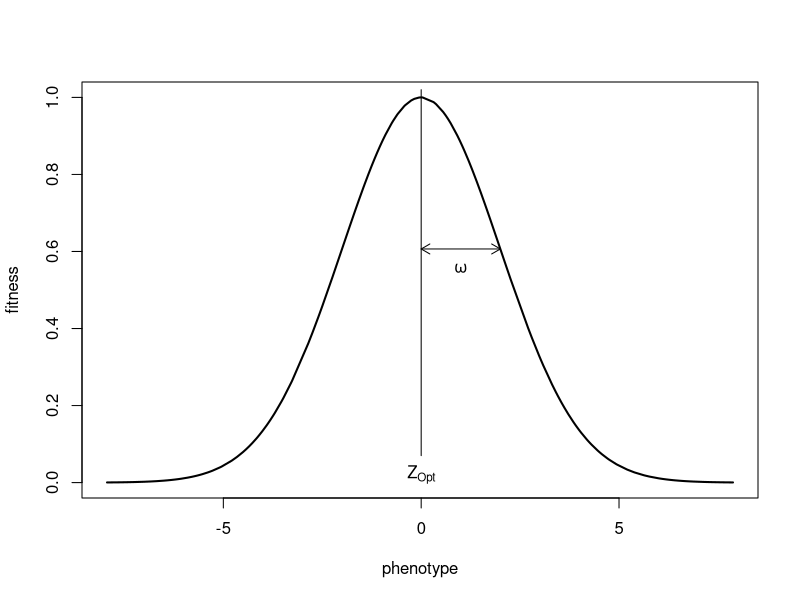
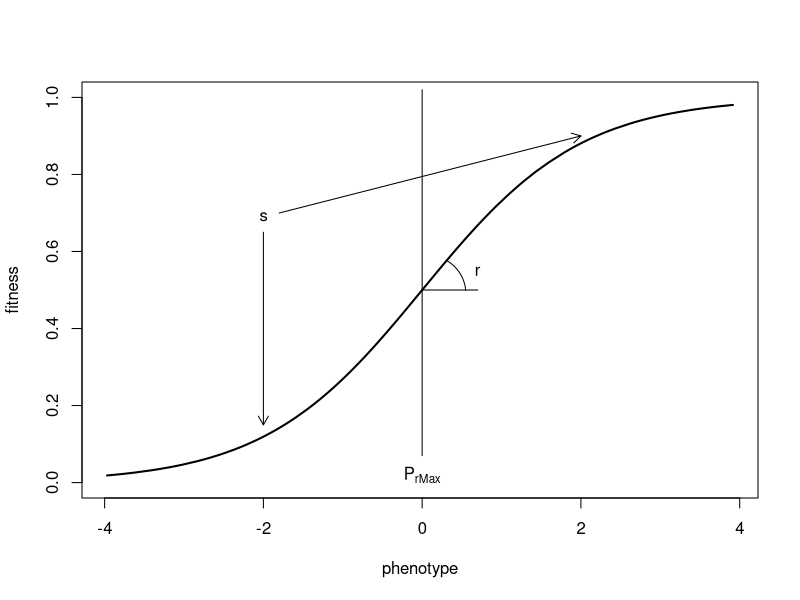
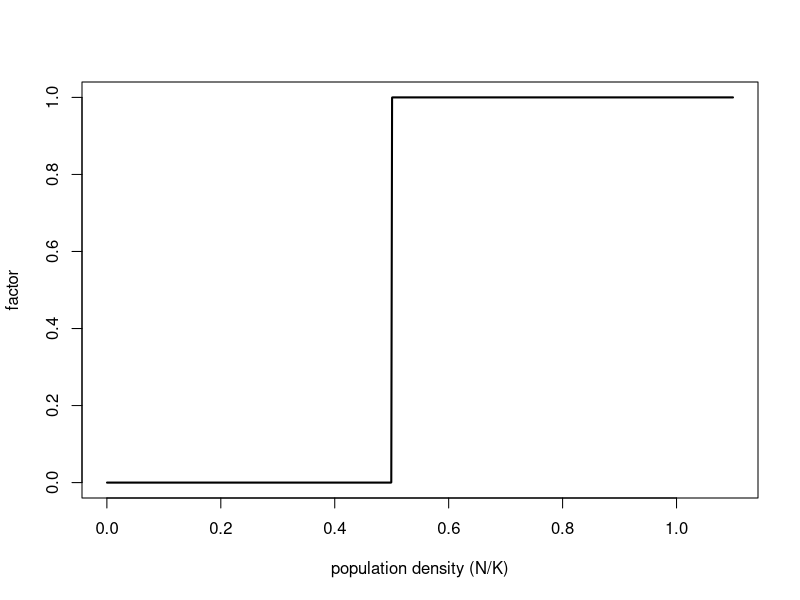
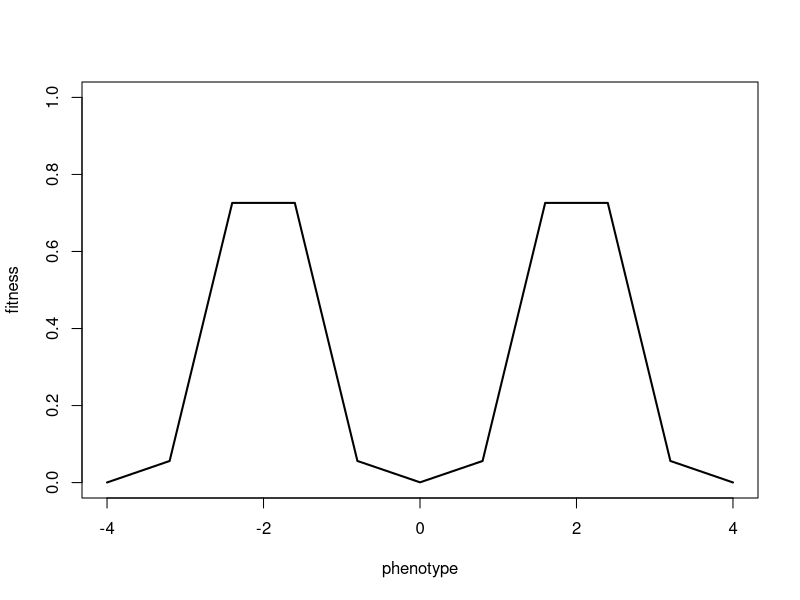

These figures' R source, in order:
# function
plot.fitness.stabilizing<-function(Zopt=0, omega=1, min=-10, max=10)
{
  phenotype<-sort(runif(200,min,max))
  plot(phenotype, exp((phenotype - Zopt)^2/((-2)*omega^2)),
      ylab="fitness", ylim=c(0,1), type="l", lwd=2)
      
  lines(c(0,0),c(0.07,1.02))  
  text(0 ,0.02 ,expression(paste("Z"[Opt])))
  
  arrows(0, exp((omega - Zopt)^2/((-2)*omega^2)), omega,exp((omega - Zopt)^2/((-2)*omega^2)), code=3, length=0.1)
  text(omega/2, exp((omega - Zopt)^2/((-2)*omega^2))-0.05,expression(omega))
}

# how to call the function
plot.fitness.stabilizing(Zopt=0, omega=2, min=-8, max=8)# function



plot.fitness.directional<-function(r=1, r_max=0, s=1, min=-10, max=10)
{
  phenotype<-sort(runif(200,min,max))
  plot(phenotype, ((1+s*exp(r*(r_max-phenotype)))^(-1/s)),
      ylab="fitness", ylim=c(0,1), type="l", lwd=2)
      
  lines(c(0,0),c(0.07,1.02))  
  text(0 ,0.02 ,expression(paste("P"[rMax])))
  
  lines(c(0,0.7),c(0.5,0.5)) 
  x<-sort(runif(100))/2+0.5
  lines(0.05+x/2, 0.491+sqrt((1-x*x))/10)
  text(0.7, 0.55,"r")
  
  arrows(-2, 0.65, -2, 0.15, length=0.1)
  arrows(-1.8, 0.7, 2, 0.9, length=0.1)
  text(-2,0.69,"s")
  
}

# how to call the function
plot.fitness.directional(r=1, r_max=0, s=1, min=-4, max=4)


plot.fitness.directional<-function(r=1, r_max=0, s=1, min=-10, max=10, range.min=-10, range.max=10)
{
  phenotype<-sort(runif(2000,range.min,range.max))
  plot(phenotype, min+((max-min)/(1+(s*exp(r*(r_max-phenotype)))^(1/s))),
      ylab="factor", xlab="population density (N/K)", ylim=c(0,1), type="l", lwd=2)
    
}

# how to call the function
plot.fitness.directional(r=1e4, r_max=0.5, s=1, min=0, max=1, range.min=0, range.max=1.1)



## fitness landscape
Zopt1<- -2
Zopt2<-  2
omega<- 0.5
nbPoints<-10
min=-4
max=4
  phenotype<-0:nbPoints/nbPoints*(max-min)+min
w<-(exp((phenotype - Zopt1)^2/((-2)*omega^2)) + exp((phenotype - Zopt2)^2/((-2)*omega^2)))
plot(phenotype, w,
      ylab="fitness", ylim=c(0,1), type="l", lwd=2)
